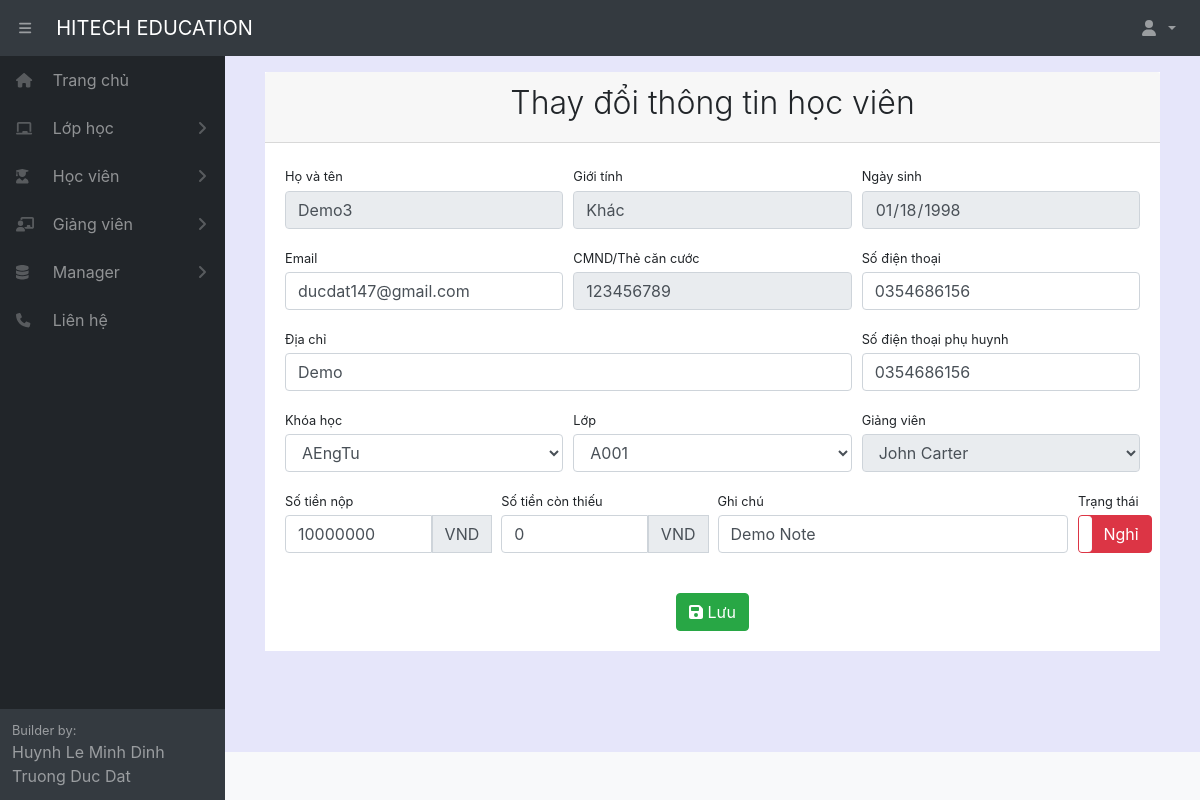
The app's page /student/100/ (signed in), older data.
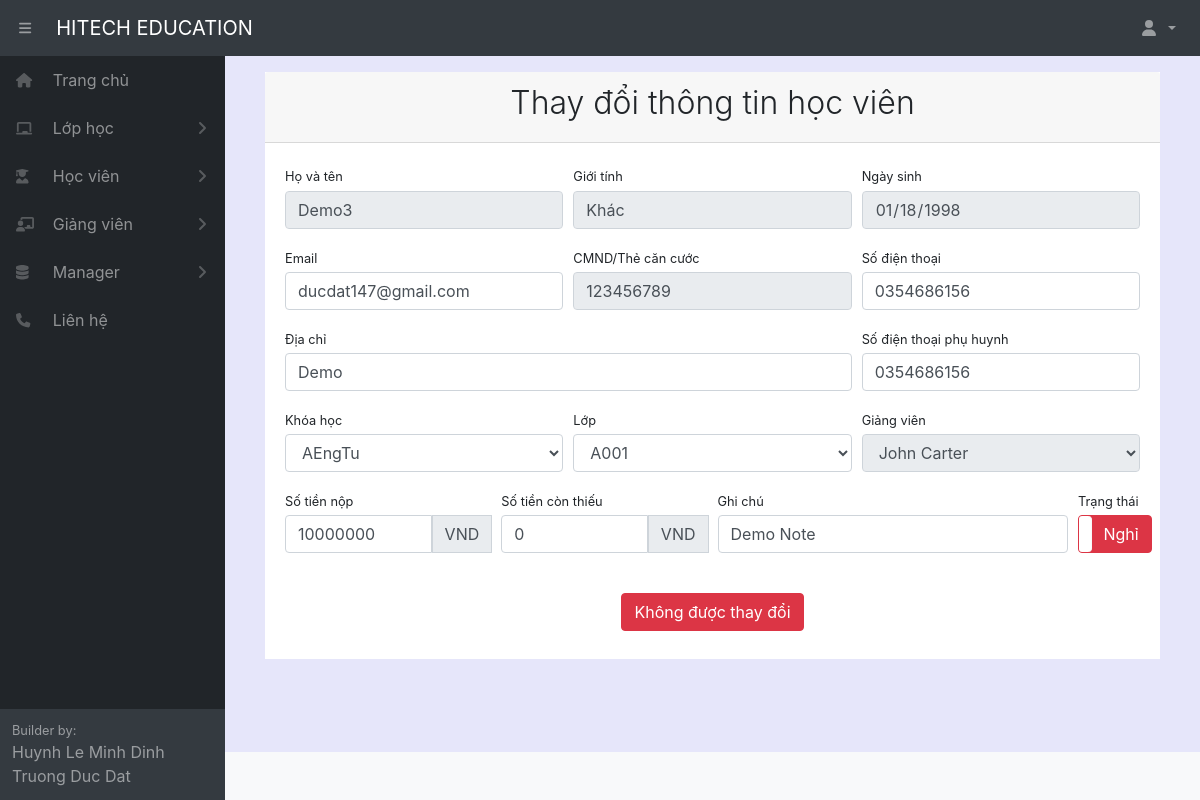
The same page, newer data.
### home/decorators.py (the view)
        def wrapper_func(request, *args, **kwargs):
            group = None
            if request.user.groups.exists():
                group = request.user.groups.all()[0].name
            if group in allowed_roles:
                return view_func(request, *args, **kwargs)
            else:
                return redirect('errorrole')

### home/forms.py
class UpdateStudentForm(ModelForm):
    class Meta:
        model = Student
        fields = 'email','phonenumber','adress','phonenumber_family','fee','fee_remain','note','active'

### home/models.py (called while the page is built)
    def __str__(self):
        return  self.name

    def __str__(self):
        return  self.fullname

    def __str__(self):
        return  self.fullname

    def __str__(self):
        return  self.fullname

### home/views.py (called while the page is built, shortened)
@login_required(login_url='login')
@allowed_users(allowed_roles=['admin','manager','staff'])
def detailStudent(request,pk):
    student = Student.objects.get(pk=pk)
    classname = Classname.objects.all()
    unit = Unit.objects.all()
    schedule = Schedule.objects.all()
    form = UpdateStudentForm(instance=student)
    context = {'form':form, 'schedule':schedule, 'student':student, 'classname': classname, 'unit': unit}
    return render(request,'student/detailStudent.html',context)

### home/templates/student/detailStudent.html (shortened to what the changed rows need)
{% extends "pages/base.html" %} {% block title %} Đăng kí học {% endblock title %} {% block content %} {% load static %}
<div class="card-header">
    <h2 class="text-center font-weight-light">Thay đổi thông tin học viên</h2>
</div>
<div class="card-body">
    <form method='POST' action="" id="qrcodeRedirectForm"  name="qrcodeRedirectForm">
        <div class="form-group d-flex align-items-center justify-content-between mt-4 mb-0">
            {% if student.havedetailschedule == 0 %}
            <a onclick="submita()" id="id_button" class="btn btn-success"
                style="margin-left: auto; margin-right: auto; color: white;"><i class="fas fa-save"></i> Lưu</a>
            {% else %}
            <label class="btn btn-danger" onclick="alertnochange()" disabled
                style="margin-left: auto; margin-right: auto;">
                Không được thay đổi
            </label>
            {% endif %}
        </div>
    </form>
</div>
{% endblock content %}

Row changes from the older to the newer data that the page shows:
changed Student "Demo3": havedetailschedule False → True (drawn)
Text that changed along with them:
text no longer shown: "Lưu"
text now shown: "Không được thay đổi"
